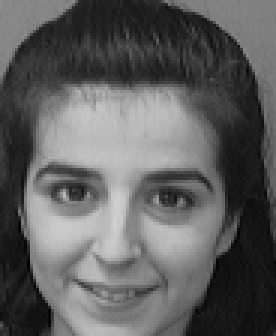
#> input picture Final assingment/orl_faces/orl_faces/s10/1.pgm, 92 x 112 px, found by its file name (shown 3 times larger)
$ jupyter execute --allow-errors may-7-update.ipynb   (shell and % lines are left out)
#> lines starting #> are read from the running program, lines starting #| are printed output that depends on the picture
from IPython.core.display import display, HTML
display(HTML("<style>.container { width:99% !important;}</style>"))

# PROJECT SETUP

Made by:

|Nome|Matricula|
|-|-|
|Cleanderson Lins Coutinho|11409558|
|Jaqueline Donin Noleto|20160144455|
|Lucas Nogueira Nobrega|2016017049|

### IMPORTS

[cell 1]
import pandas as pd
import seaborn as sn
import numpy as np
import matplotlib.pyplot as plt
import matplotlib.image as mpimg
import cv2
import sys
import math
from sklearn.metrics import confusion_matrix, mean_squared_error, accuracy_score
from sklearn.neighbors import KNeighborsClassifier

### COLLECTING DATA

[cell 2]
subjects_quantity = 40
sbj_photos = 10

people_raw = list() # ALL 10 PHOTOS FROM EACH PERSON
people_subjects = list() # FIRST PHOTO FROM EACH PERSON
people_dataset_raw = list() # 9 PHOTOS FOR EACH PERSON DATASET

for j in range(1, subjects_quantity+1):
    # For para cada imagem
    for i in range(1, sbj_photos+1):
        people_raw.append(np.array(cv2.imread(f'./orl_faces/orl_faces/s{j}/{i}.pgm',0)))
        if i == 1:
            people_subjects.append(np.array(cv2.imread(f'./orl_faces/orl_faces/s{j}/{i}.pgm',0)))
        if i != 1:
            people_dataset_raw.append(np.array(cv2.imread(f'./orl_faces/orl_faces/s{j}/{i}.pgm',0)))

[cell 3]
print(f"Dataset size: {len(people_dataset_raw)}")

### RAW DATA SHOW UP

[cell 4]
nrows, ncols = 10, 10
#> nrows = 10; ncols = 10

#> (the rest of this cell did not finish here and is left out)

### BELOW, ALL THE ARRAYS ARE DATASET ONLY

Creating an array with fourier transform from raw data set array:

#> (a cell that did not finish here is left out)

'people_fft' is now an array containing a fourier transformed version of each photo from the dataset.

To conclude an ideal analysis, the original fourier transformed image is not the easiest data to work with, so, the purpose of the next command is to create a  version of each imagem with it's relative relevant data shifted to the center of the picture.

#> (a cell that did not finish here is left out)

Now, showing one example from the raw data, the fourier transformed, and the shifted one:

[cell 7]
plt.subplot(131)
plt.imshow(people_raw[0], cmap = 'gray')
plt.title('Input'), plt.xticks([]), plt.yticks([])

plt.subplot(132)
#> (the rest of this cell did not finish here and is left out)

### FINISHED SETUP

## STARTING THE PROJECT

The next part of the project consists in:

1. Create the list of redimensioned image
1. Analyze the Mean Square Error (MSE)
1. Classify samples from MSE

### 1. Create the list of redimensioned image:
    we need to create a function that returns only the relevant part of the image. That integer input will be the dimensions of the usable image data. The dimensions used in this projest are: 2x2 until 30x30

[cell 8]
#cut image according to the last dimension
def crop_img(n, image):
    #current dimensions of imagens in the database
#> called with n = 30
    image_width = 92
    image_height = 112

    # center of the image
    x = image_height//2
    y = image_width//2

    # RADIUS OF THE AREA
    r = n//2

    odd = 0
    #testing if image is odd
    if n % 2 != 0:
        odd = -1

    return image[x-r+odd:x+r,y-r+odd:y+r]
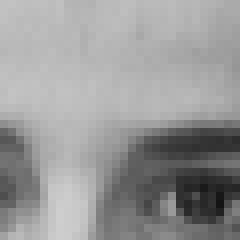
#> returned value: shape (30, 30) (shown 8 times larger); min 20, max 206, mean 151.8

#> (a cell that did not finish here is left out)

[cell 10]
cropped = crop_img(30, people_raw[0])
cropped.shape
#> Out = (30, 30)

[cell 11]
#show redimensioned image
plt.imshow(cropped, "gray")

### 2. Analyze the Mean Square Error (MSE):
    we need to create a function that calculate the distante between the samples and the image that we want classify, for that we testing two algorits:

1. First case with SkLearn

2. Second case with other implementation

Cropped all datasets

[cell 12]
#define dimension range
dimension = 30
#to original image, labeled
crop_full = []
# to each user, labeless
crop_unique = []
# to add crop image in crop_full, unidimensional array
#> (the rest of this cell did not finish here and is left out)

### 1. First case with SkLearn

[cell 13]
X = np.array(crop_full)
X.shape
#> Out = (0,)

##### Labels to KNN

[cell 14]
labels = [i for i in range(40) for j in range(9)]
#> labels = 360 values from 0 to 39
print(labels)
#> (printed output is left out)

#### Declaring machine learn

[cell 15]
#constructor of KNeighborsClassifier
neigh = KNeighborsClassifier(n_neighbors=1, metric="euclidean")

#> (a cell that did not finish here is left out)

[cell 17]
y_predict = []

for image in crop_unique:
    y_predict.append(neigh.predict([image.real]))
    print(neigh.predict([image.real]), end= " ")
#casting to transform the array in np_array
y_predict = np.array(y_predict)

[cell 18]
# list of correct labels
y_true = [i for i in range(0,40)]
y_pred = y_predict

#> (the rest of this cell did not finish here and is left out)

#> (a cell that did not finish here is left out)

### 2. Second case, KNN with mean square error

[cell 20]
def knn(subjects, dataset, mode):

    nearest_indexes = []
    nearest_labels = []

    for i, labeless_image in enumerate(subjects):

        nearest = math.inf
        nearest_index = 0

        for j, labeled_image in enumerate(dataset):

            if mode == 'r':
                mse = mean_squared_error(labeled_image.real, labeless_image.real)
            if mode == 'i':
                mse = mean_squared_error(labeled_image.imag, labeless_image.imag)
            if mode == 'ri':
                mse_real = mean_squared_error(labeled_image.real, labeless_image.real)
                mse_imag = mean_squared_error(labeled_image.imag, labeless_image.imag)
                mse = mse_real + mse_imag
            if mse < nearest:
                nearest = mse
                nearest_index = j
        nearest_indexes.append(nearest_index)
        nearest_labels.append(labels[nearest_index])

    return nearest_labels

[cell 21]
dimensions = [i for i in range(2,31)]

labels_predict_real = []

#> (the rest of this cell did not finish here and is left out)

[cell 22]
np.array(labels_predict_real).shape
#> Out = (0,)

[cell 23]
from sklearn.metrics import accuracy_score

y_true = [i for i in range(0,40)]

graph_real = []

for i, y_pred in enumerate(labels_predict_real):
    print("For dimension {:2}, and using only real the result is: {} {}" .format((i+2), accuracy_score(y_true, y_pred), accuracy_score(y_true, y_pred, normalize=False)))
    graph_real.append([accuracy_score(y_true, y_pred), i+2])

[cell 24]
graph_real

### Histogram of real iteration

[cell 25]
graph_real = np.array(graph_real).transpose()

#> (the rest of this cell did not finish here and is left out)

# IMAGINARY ONLY

[cell 26]
dimensions = [i for i in range(2,31)]

labels_predict_imag = []

#> (the rest of this cell did not finish here and is left out)

[cell 27]
np.array(labels_predict_imag).shape
#> Out = (0,)

[cell 28]
from sklearn.metrics import accuracy_score

y_true = [i for i in range(0,40)]

graph_imag = []

for i, y_pred in enumerate(labels_predict_imag):
    print("For dimension {:2}, and using only imaginary the result is: {} {}" .format((i+2), accuracy_score(y_true, y_pred), accuracy_score(y_true, y_pred, normalize=False)))
    graph_imag.append([accuracy_score(y_true, y_pred), i+2])
